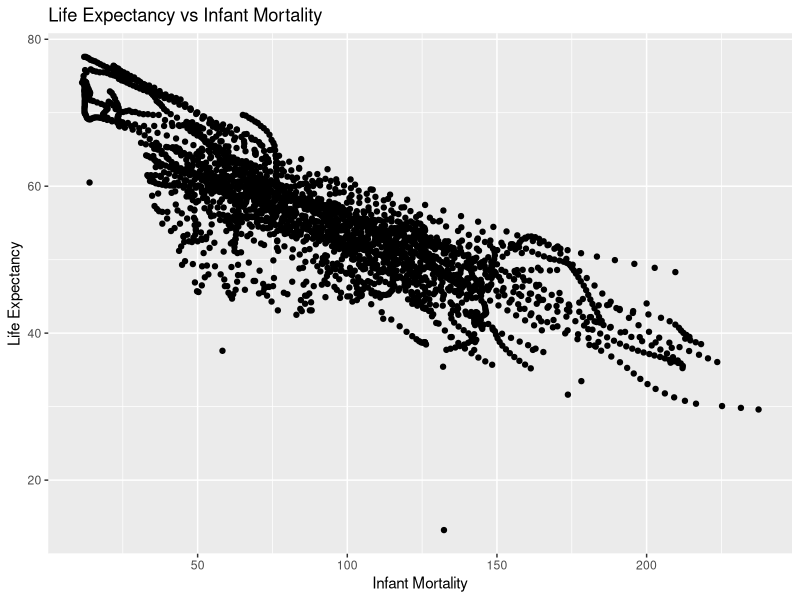
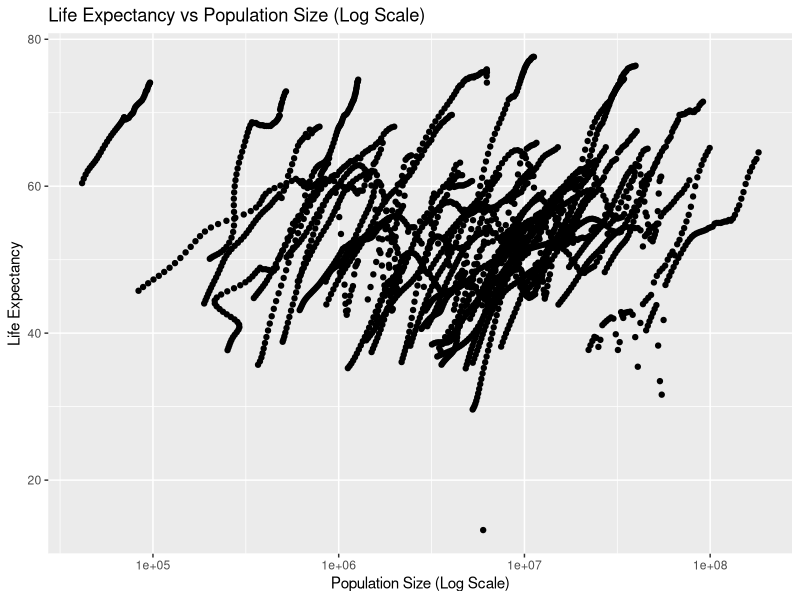
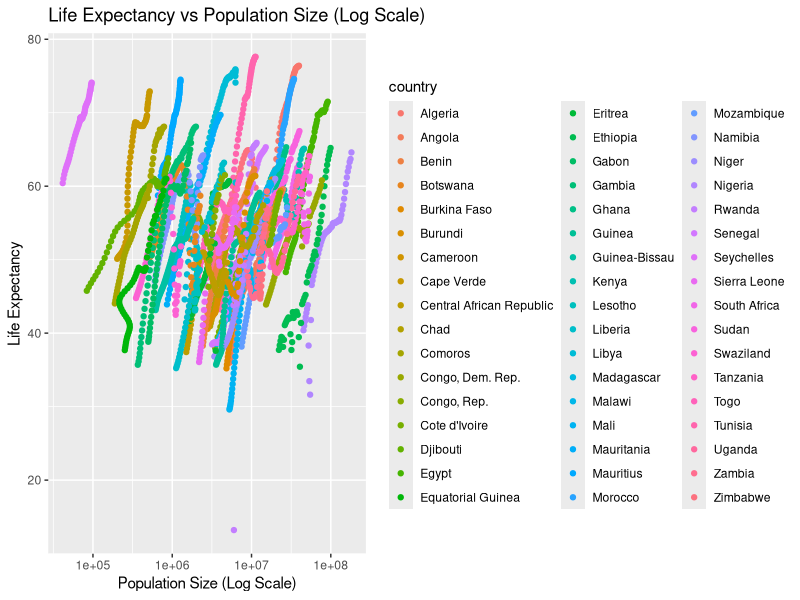
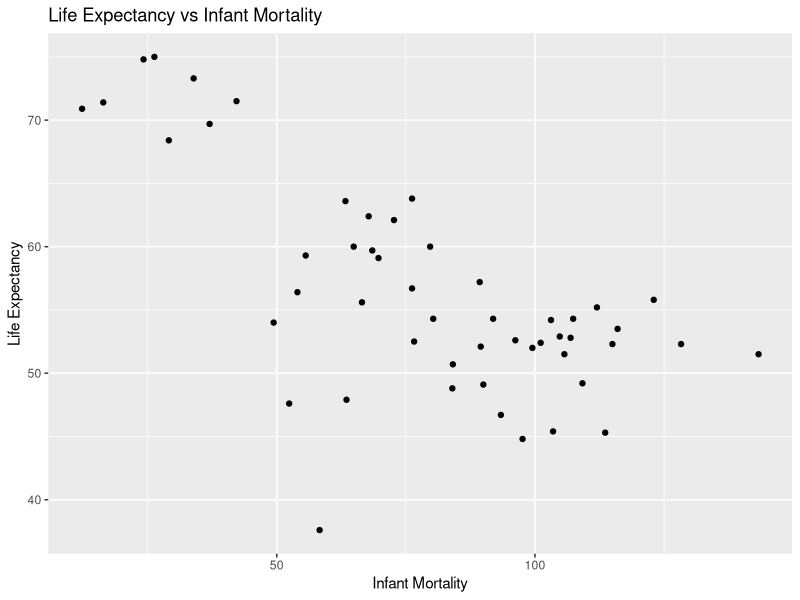
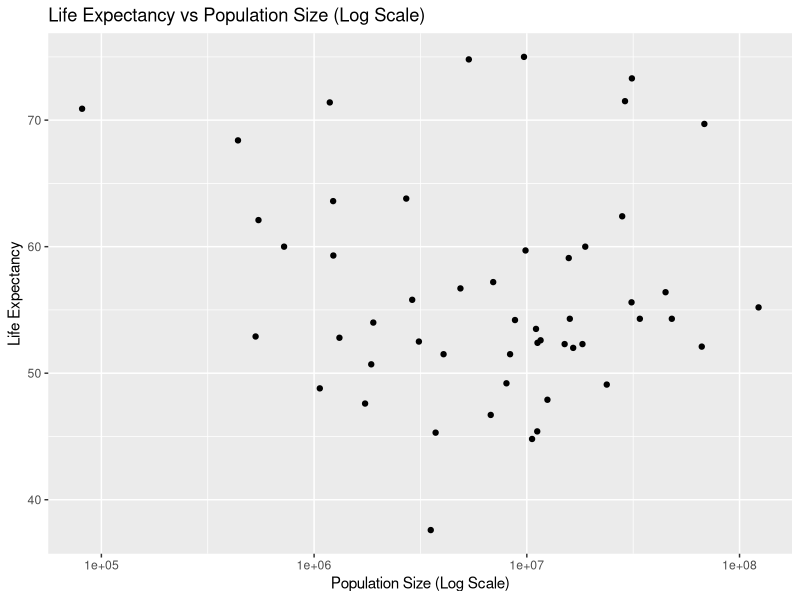

Generate these figures, in order, with R:
## ---- chunk 1
# This chunk of code loads in the dslabs package, we will be using the gapminder dataset for this execise.

# Using library() to load dslabs package
library("dslabs")
## ---- chunk 2
# This chunk involves pulling up the help page for the gapminder dataset. This will give us an overview of the dataset and what it contains.

# Using help() to view help page
help(gapminder)
## ---- chunk 3
# In this chunk we will be using the str and summary function to look at the data.

# Using str() to display the internal structure of the dataset
str(gapminder)

# Using summary() to produce result summary of values
summary(gapminder)
## ---- chunk 4
# This chunk outputs the object type of the 'gapminder' dataset.

# Using class() to print object type of 'gapminder'
class(gapminder)
## ---- chunk 5
# This chunk of code loads in the tidyverse package, creates a new dataset called 'africadata', and then prints the structure and a summary of data

# Using the library() function again, but this time loading in the 'tidyverse' package
library(tidyverse)

# Using tidyverse to filter the gapminder dataset where continent equals Africa
africadata <- gapminder %>% filter(continent == "Africa")

# Printing the structure of the dataset
str(africadata)

# Printing a summary of the dataset
summary(africadata)
## ---- chunk 6
# This chunk will create two new datasets using the four 3 variables mentioned in the assignment instructions.

# Using the gapminder dataset to filter and select the correct columns (infant_mortality & life_expectancy)
p1_africadata <- gapminder %>% 
  # Filtering the data to only include the continent, Africa.
  filter(continent == "Africa") %>% 
  # Selecting the columns we want
  select(infant_mortality, life_expectancy)

# Doing the same processes as before, filtering and selecting the proper columns (population & life_expectancy)
p2_africadata <- gapminder %>% 
  # Filtering the data to only include the continent, Africa.
  filter(continent == "Africa") %>% 
  # Selecting the columns we want
  select(population, life_expectancy)

# str() and summary() to look at the data in both new objects/datasets
# P1 Dataset
str(p1_africadata)
summary(p1_africadata)

# P2 Dataset
str(p2_africadata)
summary(p2_africadata)

## ---- chunk 7
# This chunk generates a plot when displaying life_expectancy as a function of infant_mortality The plot is stored in a variable and is displayed using a print function.

# Creating the plot, x-axis is infant_mortality and the y-axis is life_expectancy.
plot1 <- ggplot(p1_africadata, aes(x = infant_mortality, y = life_expectancy)) + 
  # Specifying this as a scatterplot or point graph
  geom_point() + 
  # Adding labels to the graph/axis
  labs(title = "Life Expectancy vs Infant Mortality", 
       x = "Infant Mortality", 
       y = "Life Expectancy")

# Printing plot
print(plot1)
## ---- chunk 8
# This chunk generates a plot when displaying life_expectancy as a function of population. The plot is stored in a variable and is displayed using a print function.

# Creating the plot, x-axis is population and the y-axis is life_expectancy.
plot2 <- ggplot(p2_africadata, aes(x = population, y = life_expectancy)) + 
  # Specifying this as a scatterplot or point graph
  geom_point() + 
  # Setting the x-axis to log scale
  scale_x_log10() + 
  # Adding labels to graph/axis
  labs(title = "Life Expectancy vs Population Size (Log Scale)", 
       x = "Population Size (Log Scale)", 
       y = "Life Expectancy")

# Printing plot
print(plot2)
## ---- chunk 9
# This chunk creates the same plot as above, however makes use of the color option in ggplot to highlight each country. This is to illustrate how having a time variable creates the streaks in the plots

# Creating the plot and storing it in the plot3 variable
plot3 <- ggplot(africadata, aes(x = population, y = life_expectancy, colour = country)) + 
  # Setting as scatterplot/point graph
  geom_point() + 
  # Applying log scale to x-axis
  scale_x_log10() + 
  # Adding labels to graph
  labs(title = "Life Expectancy vs Population Size (Log Scale)", 
       x = "Population Size (Log Scale)", 
       y = "Life Expectancy")

# Printing plot
print(plot3)
## ---- chunk 10
# This chunk displays which years having missing data for infant mortality, it uses the tidyverse package to filter and select the proper years. The years are then printed using a print function.

# Finding the years in africadata that having missing values for infant mortality a storing it in the variable missing_years
missing_years <- africadata %>%
  # Filtering data to find NA values in infant_mortality
  filter(is.na(infant_mortality)) %>%
  # Selecting the 'year' value that has NA values in infant_mortality
  select(year) %>%
  # Applying distinct so the years don't duplicate and are distinct
  distinct()

# Printing years with missing values in infant_mortality
print(missing_years)
## ---- chunk 11
# This chunk creates a new dataset featuring only the continent, Africa, and the year 2000. This will be saved under the variable africadata_2000.

# Filtering and saving the proper data into the new variable.
africadata_2000 <- gapminder %>% 
  # Filtering the data to only include the continent and year, Africa and 2000.
  filter(continent == "Africa" & year == 2000)

# Displaying the structure of the new dataset
str(africadata_2000)

# Displaying a summary of the data
summary(africadata_2000)
## ---- chunk 12
# This chunk generates a plot when displaying life_expectancy as a function of infant_mortality for the year 2000 in africa. The plot is stored in a variable and is displayed using a print function.

# Creating the plot, x-axis is infant_mortality and the y-axis is life_expectancy.
plot4 <- ggplot(africadata_2000, aes(x = infant_mortality, y = life_expectancy)) + 
  # Specifying this as a scatterplot or point graph
  geom_point() + 
  # Adding labels to the graph/axis
  labs(title = "Life Expectancy vs Infant Mortality", 
       x = "Infant Mortality", 
       y = "Life Expectancy")

# Printing plot
print(plot4)
## ---- chunk 13
# This chunk generates a plot when displaying life_expectancy as a function of population. The plot is stored in a variable and is displayed using a print function.

# Creating the plot, x-axis is population and the y-axis is life_expectancy.
plot5 <- ggplot(africadata_2000, aes(x = population, y = life_expectancy)) + 
  # Specifying this as a scatterplot or point graph
  geom_point() + 
  # Setting the x-axis to log scale
  scale_x_log10() + 
  # Adding labels to graph/axis
  labs(title = "Life Expectancy vs Population Size (Log Scale)", 
       x = "Population Size (Log Scale)", 
       y = "Life Expectancy")

# Printing plot
print(plot5)
## ---- chunk 14
# This chunk of code involves fitting life expectancy as the outcome and infant mortality as the predictor. The model is saved to the new variables fit1 and then a summary of the model is printed using summary()

# Fit 1: Life Expectancy as a function of Infant Mortality
fit1 <- lm(life_expectancy ~ infant_mortality, data = africadata_2000)

# Printing a summary of the model
summary(fit1)
## ---- chunk 15
# This chunk of code involves fitting life expectancy as the outcome and population as the predictor. The model is saved to the new variables fit2 and then a summary of the model is printed using summary()

# Fit 1: Life Expectancy as a function of Population
fit2 <- lm(life_expectancy ~ population, data = africadata_2000)

# Printing a summary of the model
summary(fit2)
